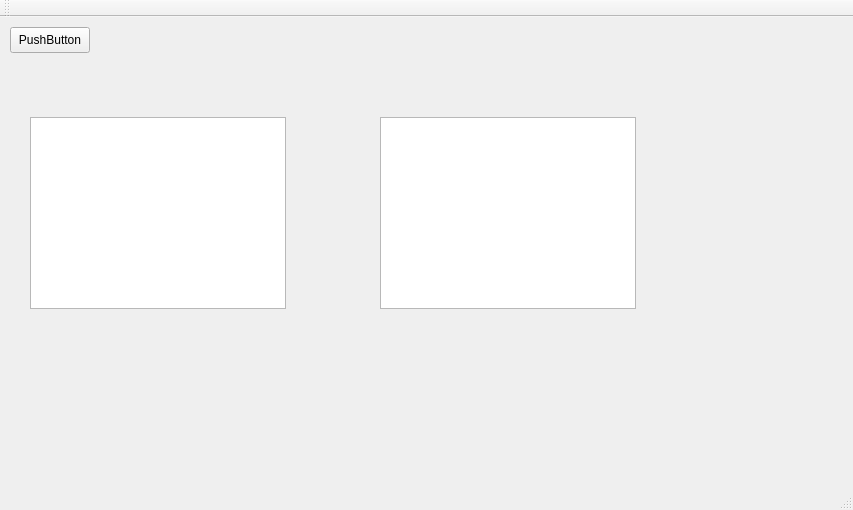
<?xml version="1.0" encoding="UTF-8"?>
<ui version="4.0">
 <class>MainWindow</class>
 <widget class="QMainWindow" name="MainWindow">
  <property name="geometry">
   <rect>
    <x>0</x>
    <y>0</y>
    <width>853</width>
    <height>510</height>
   </rect>
  </property>
  <property name="windowTitle">
   <string>MainWindow</string>
  </property>
  <widget class="QWidget" name="centralWidget">
   <widget class="QPushButton" name="pushButton">
    <property name="geometry">
     <rect>
      <x>10</x>
      <y>10</y>
      <width>80</width>
      <height>26</height>
     </rect>
    </property>
    <property name="text">
     <string>PushButton</string>
    </property>
   </widget>
   <widget class="TaskList" name="taskList">
    <property name="geometry">
     <rect>
      <x>30</x>
      <y>100</y>
      <width>256</width>
      <height>192</height>
     </rect>
    </property>
   </widget>
   <widget class="TimeTable" name="timeTable">
    <property name="geometry">
     <rect>
      <x>380</x>
      <y>100</y>
      <width>256</width>
      <height>192</height>
     </rect>
    </property>
    <property name="dragDropMode">
     <enum>QAbstractItemView::DragDrop</enum>
    </property>
   </widget>
  </widget>
  <widget class="QMenuBar" name="menuBar">
   <property name="geometry">
    <rect>
     <x>0</x>
     <y>0</y>
     <width>853</width>
     <height>23</height>
    </rect>
   </property>
  </widget>
  <widget class="QToolBar" name="mainToolBar">
   <attribute name="toolBarArea">
    <enum>TopToolBarArea</enum>
   </attribute>
   <attribute name="toolBarBreak">
    <bool>false</bool>
   </attribute>
  </widget>
  <widget class="QStatusBar" name="statusBar"/>
 </widget>
 <layoutdefault spacing="6" margin="11"/>
 <customwidgets>
  <customwidget>
   <class>TimeTable</class>
   <extends>QListWidget</extends>
   <header>timetable.h</header>
  </customwidget>
  <customwidget>
   <class>TaskList</class>
   <extends>QListWidget</extends>
   <header>tasklist.h</header>
  </customwidget>
 </customwidgets>
 <resources/>
 <connections/>
</ui>
